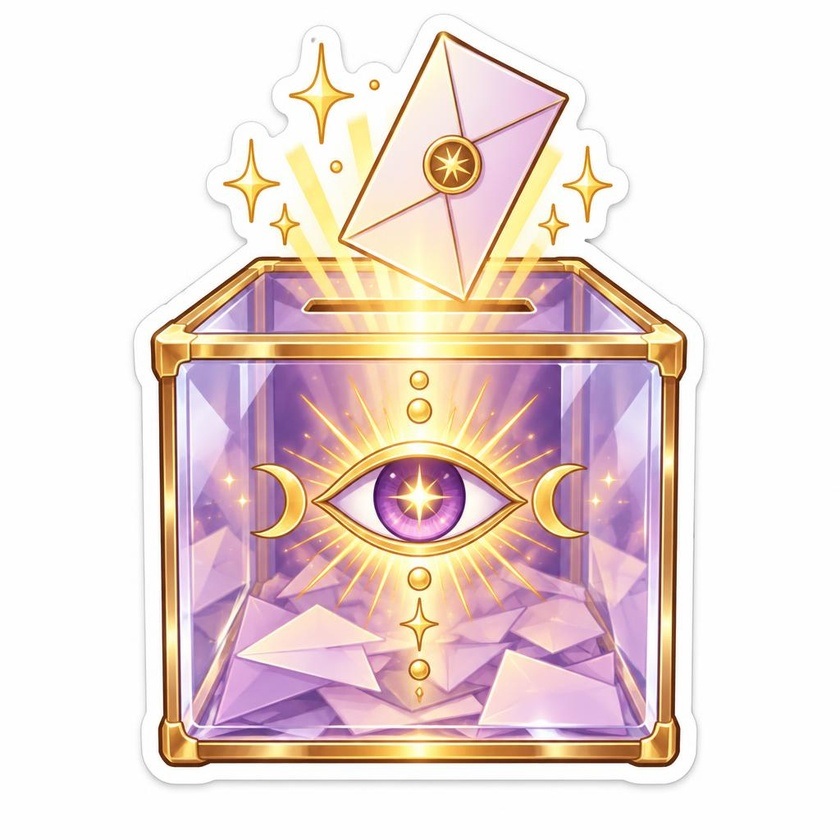
#> input picture zoomcut/episodes/_assets/tadar/spiritual-4/src/ballot.jpg, 840 x 840 px, shrunk from 1024 x 1024 before the run
$ python cutout_logo.py ../episodes/_assets/tadar/spiritual-4/src/ballot.jpg ../episodes/_assets/tadar/spiritual-4/src/bird.jpg 5
#> lines starting #> are read from the running program, lines starting #| are printed output that depends on the picture; after the words box and inside, x2 and y2 are one past the last pixel; in counts of white or black regions, pixels touching at a corner belong together
"""A logo on a plain background -> a transparent PNG, cropped to the logo.

    .venv\\Scripts\\python tools/cutout_logo.py <in.jpg> <out.png> [tolerance]

The background is what is connected to the picture's border and close to its colour (a white / cream sheet);
everything else - the badge, its glow, the sparkles inside - stays. The edge is softened a pixel or two.
"""
import sys

import cv2
import numpy as np


def cutout(src, dst, tol=22):
#> called with tol = 5
    img = cv2.imdecode(np.fromfile(src, np.uint8), cv2.IMREAD_COLOR)  # (a Hebrew path works too)
#> img is the input picture: shape (840, 840, 3); mean B, G, R 215.6, 219, 235.9
    h, w = img.shape[:2]
#> h = 840; w = 840
    mask = np.zeros((h + 2, w + 2), np.uint8)
    flags = 4 | cv2.FLOODFILL_MASK_ONLY | cv2.FLOODFILL_FIXED_RANGE | (255 << 8)
    lo = up = (tol, tol, tol)
    step = max(1, min(h, w) // 64)
#> step = 13
    border = [(x, 0) for x in range(0, w, step)] + [(x, h - 1) for x in range(0, w, step)] + \
             [(0, y) for y in range(0, h, step)] + [(w - 1, y) for y in range(0, h, step)]
    for x, y in border:  # the sheet around the logo, from every side
        if mask[y + 1, x + 1] == 0 and img[y, x].astype(int).sum() > 3 * 170:
            cv2.floodFill(img, mask, (x, y), 0, lo, up, flags)
    bg = mask[1:-1, 1:-1] > 0
    bg = cv2.morphologyEx(bg.astype(np.uint8), cv2.MORPH_OPEN, np.ones((3, 3), np.uint8)).astype(bool)
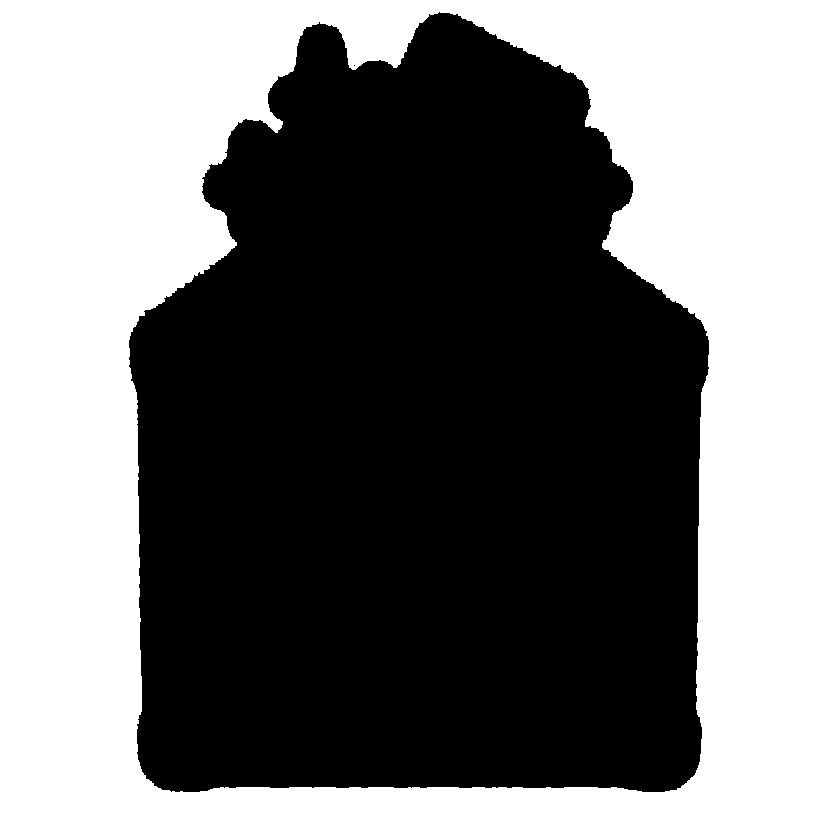
#> bg: shape (840, 840) bool; 47.6% white; 1 white region, box (x1, y1, x2, y2) and area: (0, 0, 840, 840) 335997
    alpha = np.where(bg, 0, 255).astype(np.uint8)
    alpha = cv2.GaussianBlur(alpha, (0, 0), 1.1)  # a soft edge
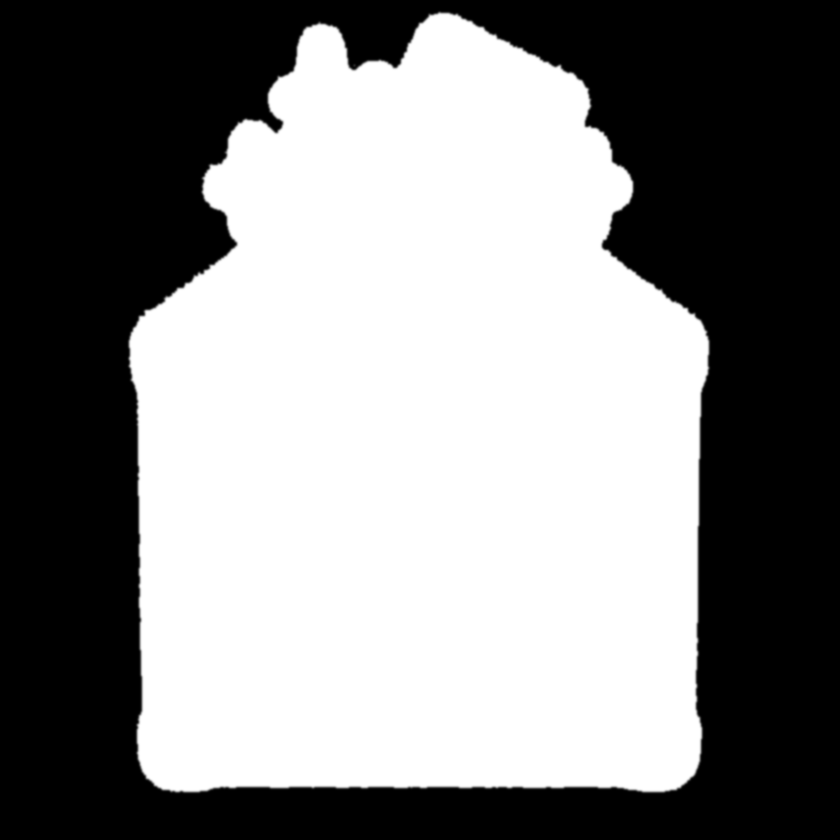
#> alpha: shape (840, 840); min 0, max 255, mean 133.6
    ys, xs = np.nonzero(alpha > 8)
    pad = 6
    y0, y1, x0, x1 = max(0, ys.min() - pad), min(h, ys.max() + pad + 1), max(0, xs.min() - pad), min(w, xs.max() + pad + 1)
#> y0 = 5; y1 = 800; x0 = 121; x1 = 717
    out = np.dstack([img, alpha])[y0:y1, x0:x1]
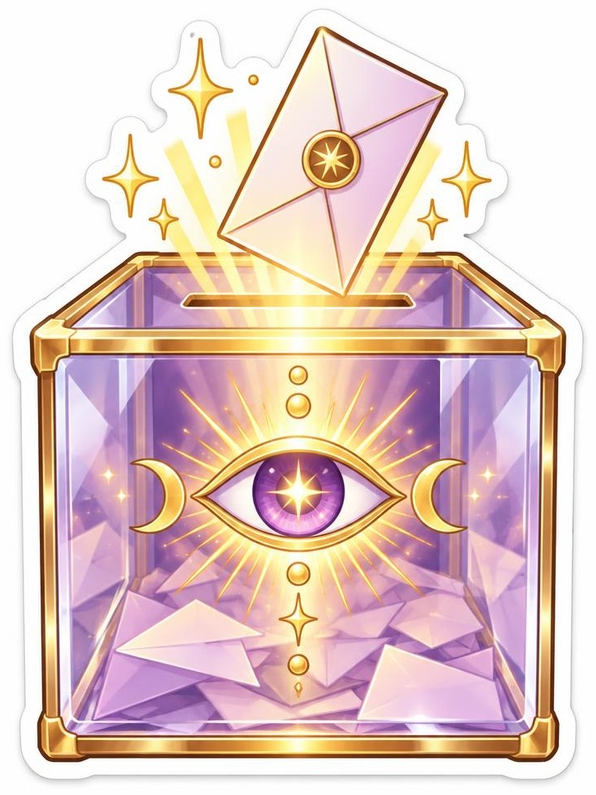
#> out: shape (795, 596, 4); mean B, G, R, A 196.9, 201.8, 227, 198.9
    cv2.imencode(".png", out)[1].tofile(dst)
    return out.shape[1], out.shape[0]


if __name__ == "__main__":
    print(cutout(sys.argv[1], sys.argv[2], int(sys.argv[3]) if len(sys.argv) > 3 else 22))

$ run again, on zoomcut/episodes/_assets/tadar/spiritual-4/src/scroll.jpg
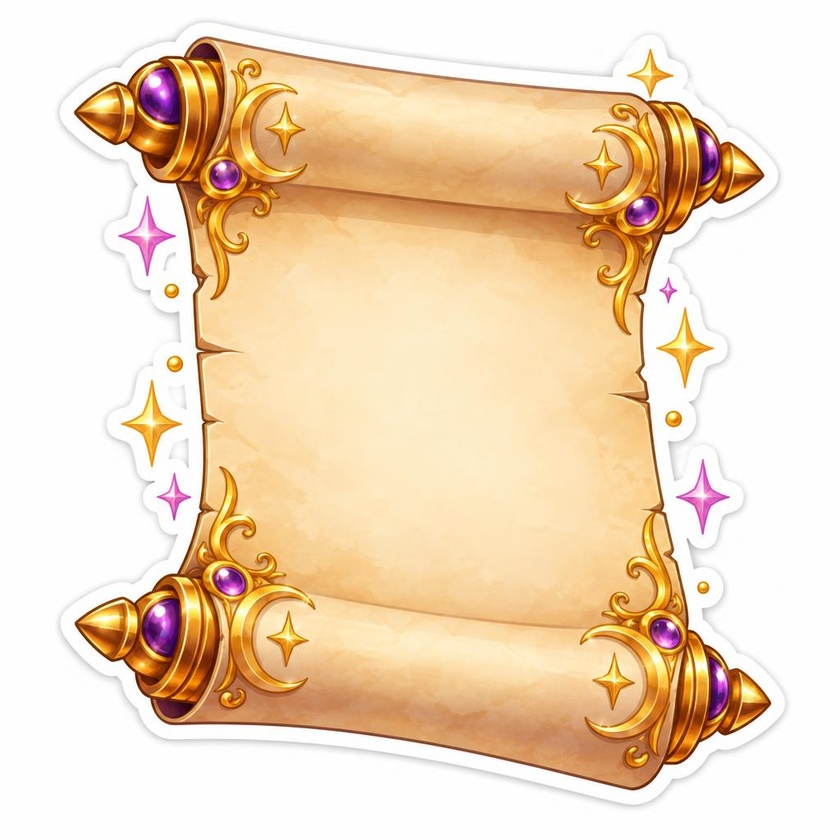
#> input picture zoomcut/episodes/_assets/tadar/spiritual-4/src/scroll.jpg, 840 x 840 px, shrunk from 1024 x 1024 before the run
#> in cutout, img is the input picture: shape (840, 840, 3); mean B, G, R 189.1, 216.9, 240.4
#> in cutout, `bg = cv2.morphologyEx(bg.astype(np.uint8), cv2.MORPH_OPEN, np.ones((3,..`:
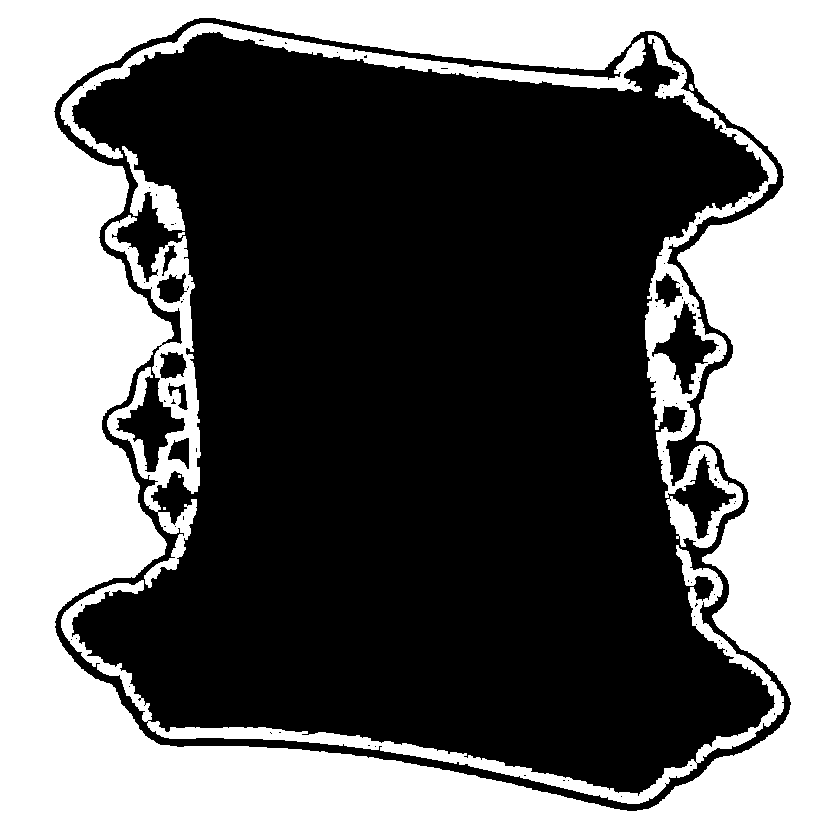
#> bg: shape (840, 840) bool; 43.2% white; 9 white regions (2 under 20 px), largest, box (x1, y1, x2, y2) and area: (0, 0, 840, 840) 271545, (645, 35, 778, 548) 12059, (61, 545, 784, 804) 11459
#> y0 = 10; y1 = 819; x0 = 47; x1 = 799
#> in cutout, `out = np.dstack([img, alpha])[y0:y1, x0:x1]`:
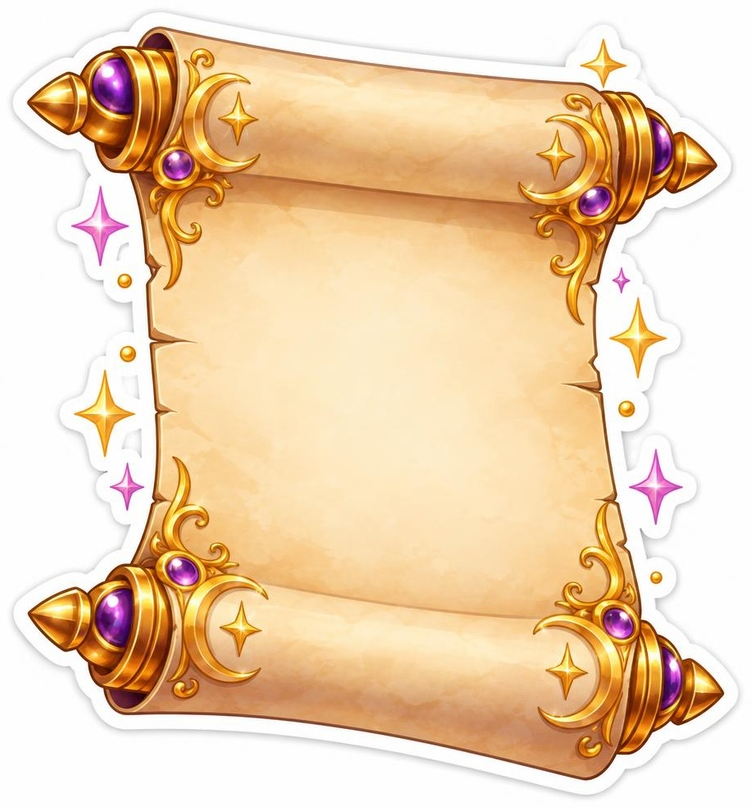
#> out: shape (809, 752, 4); mean B, G, R, A 178.8, 211, 238.2, 168.1
